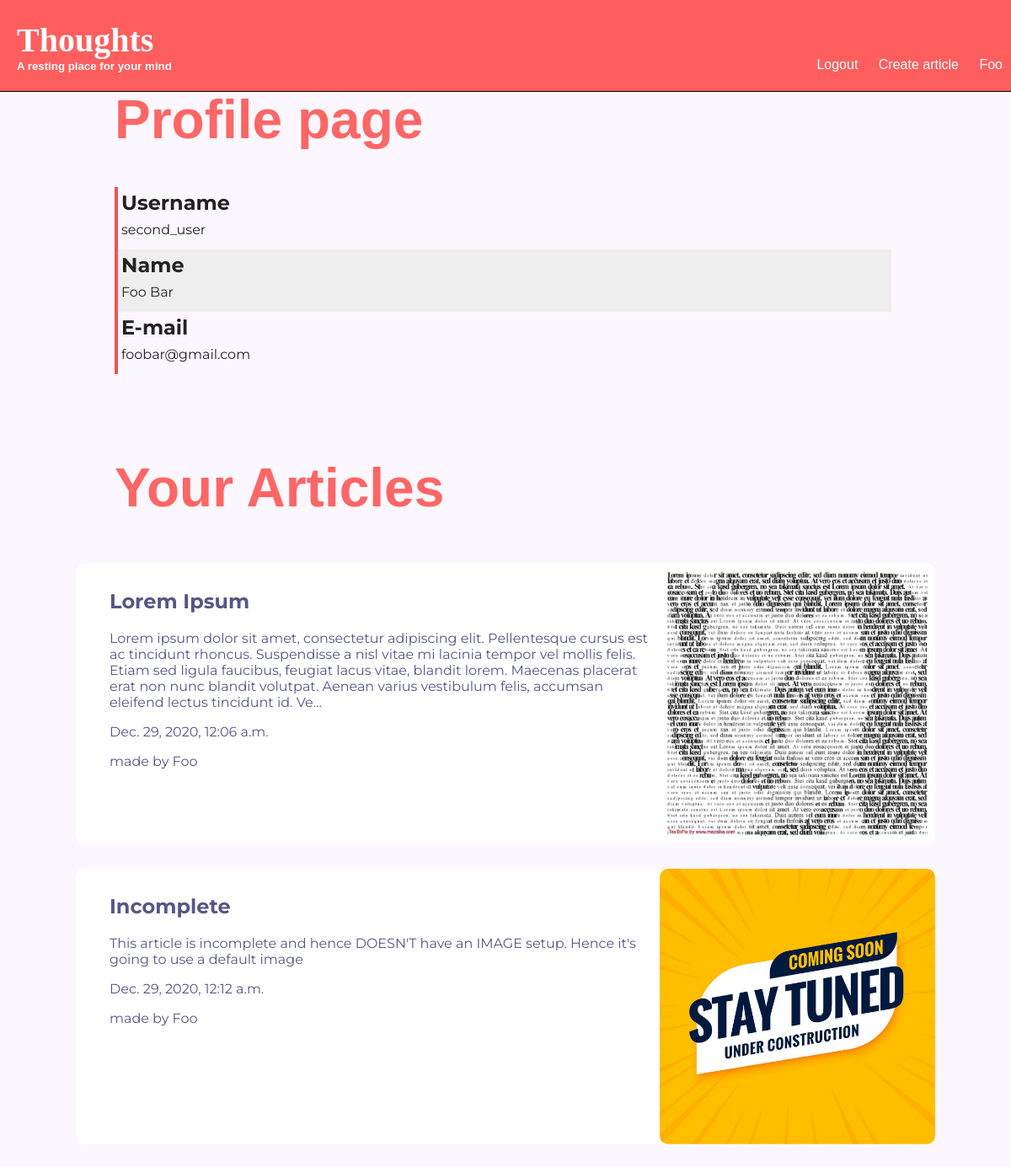
Page /accounts/profile/ (signed in) on the committed database.
### articles/models.py (models this page shows, shortened)
class Article(models.Model):
	def_ups = {'upvoters': []}
	j_ups = json.dumps(def_ups)
	title = models.CharField(max_length=80)
	body = models.TextField()
	date = models.DateTimeField(auto_now_add=True)
	slug = models.SlugField()
	author = models.ForeignKey(User, default=None, on_delete=models.CASCADE)
	media = models.ImageField(default='default.jpg', blank=True)
	upvotes = models.TextField(default=j_ups)
	def preview(self):
		maxchar = 350
		return self.body[:maxchar] + "..." if len(self.body) > maxchar else self.body

### accounts/views.py (the view)
# urls.py: path('profile/', views.profile_view, name = "profile"),
@login_required(login_url = 'accounts:signin')
def profile_view(request):
	user = request.user
	my_articles = Article.objects.filter(author=user)
	if user.is_authenticated:
		return render(request, 'accounts/profile.html', {'my_articles':my_articles})

### accounts/templates/accounts/profile.html
{% extends 'basetemp.html' %}
{% block content %}
<div class="profile">
	<h1 class="page-title">
		Profile page
	</h1>
	<div style="margin-left: 8vw; font-family: Montserrat;border-left: 4px #E55 solid;">
		<div class="row-grid low-padding">
			<h2>Username</h2>
			<p>{{ user.username }}</p>
		</div>
		<div class="row-grid low-padding" style="background-color:#EEE;">
			<h2>Name</h2>
			<p>{{ user.first_name }} {{ user.last_name }}</p>
		</div>
		<div class="row-grid low-padding">
			<h2>E-mail</h2>
			<p>{{ user.email }}</p>
		</div>
	</div>
	<br>
	<h2 class="page-title">
		Your Articles
	</h2>
	<div style="margin: 50px;">
		{% for article in my_articles %}
			<a href="{% url 'articles:detail' slug=article.slug %}">
				<div class="article-preview">
					<div class="top-pad">
						<h2>
							{{article.title}}
						</h2>
						<p>{{article.preview}}</p>
						<p>{{article.date}}</p>
						<p> made by {{article.author.first_name}}</p>
					</div>
					<img src="{{ article.media.url }}">
				</div>
			</a>
		{% empty %}
		Bhai article banao
		{% endfor %}
	</div>
</div>
{% endblock %}

### templates/basetemp.html (shortened to what this page needs)
{% load static %}
<!DOCTYPE html>
<html>
<head>
	<link rel="stylesheet" type="text/css" href="{% static 'styles.css' %}">
</head>
<body>
	<header class="navbar">
		<div class='logo'>
			<a href="{% url 'articles:list' %}">
				<h1 class="heading">Thoughts</h1>
				<h5 class="slogan">A resting place for your mind</h5>
			</a>
		</div>
		<nav class="right">
			<ul>
				{% if user.is_authenticated %}
				<li>
					<a href="{% url 'accounts:logout' %}">Logout</a>
				</li>
				<li>
					<a href="{% url 'articles:create' %}">Create article</a>
				</li>
				<li>
					<a href="{% url 'accounts:profile' %}">{{ user.first_name }}</a>
				</li>
				{% endif %}
			</ul>
		</nav>
	</header>
	<div class='base'>
		{% block content %}
		{% endblock%}
	</div>
</body>
</html>

### assets/styles.css (style rules this page uses)
body { background-color: #fcf7ff; background-repeat: no-repeat; color: #222; margin: 0px; margin-top: 105px; }
a, a:hover, a:visited { color: #fff; text-decoration: none; }
.page-title { color: #F66; font-family: Helvetica; font-size: 8vh; margin-left: 8vw; margin-top: 10vh; }
.navbar { padding: 0px 20px; background-color: #ff5e5e; border-bottom: 1px solid black; display: grid; grid-template-columns: 1fr 1fr; justify-items: center; font-family: Helvetica; position: fixed; top: 0; width: 100%; z-index: 999 }
.logo { justify-self: left; }
.heading { margin-bottom: 0px; margin-top: 3vh; font-size: 5vh; font-family: 'Gill sans'; color: white; }
.slogan { margin-top: 0px; color: white; }
nav { position: absolute; bottom: 6px; right: 40px; }
nav li { display: inline-block; margin: 0px 10px; }
.row-grid { display: grid; grid-template-rows: 1fr 1fr; width: 90%; }
.article-preview { padding-left: 40px; border-radius: 10px; display: grid; grid-template-columns: 2fr 1fr; margin: 30px 0px; background-color: #FFF; }
.article-preview img { max-width: 100%; border-radius: 10px; }
.article-preview * { color: #558; font-family: Montserrat; }
.low-padding * { margin: 4px; }
.top-pad { padding-top: 10px; }
.profile { margin: 40px; }

### rows in the picture
Article: title "Lorem Ipsum", preview "Lorem ipsum dolor sit amet, consectetur adipiscing elit. Pellentesque cursus est ac tincidunt rhoncus. Suspendisse a nisl vitae mi lacinia tempor vel mollis felis. Etiam sed ligula faucibus, feugiat lacus vitae, blandit lorem. Maecenas placerat erat non nunc blandit volutpat. Aenean varius vestibulum felis, accumsan eleifend lectus tincidunt id. Ve...", date "Dec. 29, 2020, 12:06 a.m.", author.first_name "Foo", media (picture)
Article: title "Incomplete", preview "This article is incomplete and hence DOESN'T have an IMAGE setup. Hence it's going to use a default image", date "Dec. 29, 2020, 12:12 a.m.", author.first_name "Foo", media (placeholder picture)

### other values in the picture
{{ user.first_name }} "Foo"
{{ user.username }} "second_user"
{{ user.last_name }} "Bar"
{{ user.email }} "foobar@gmail.com"
